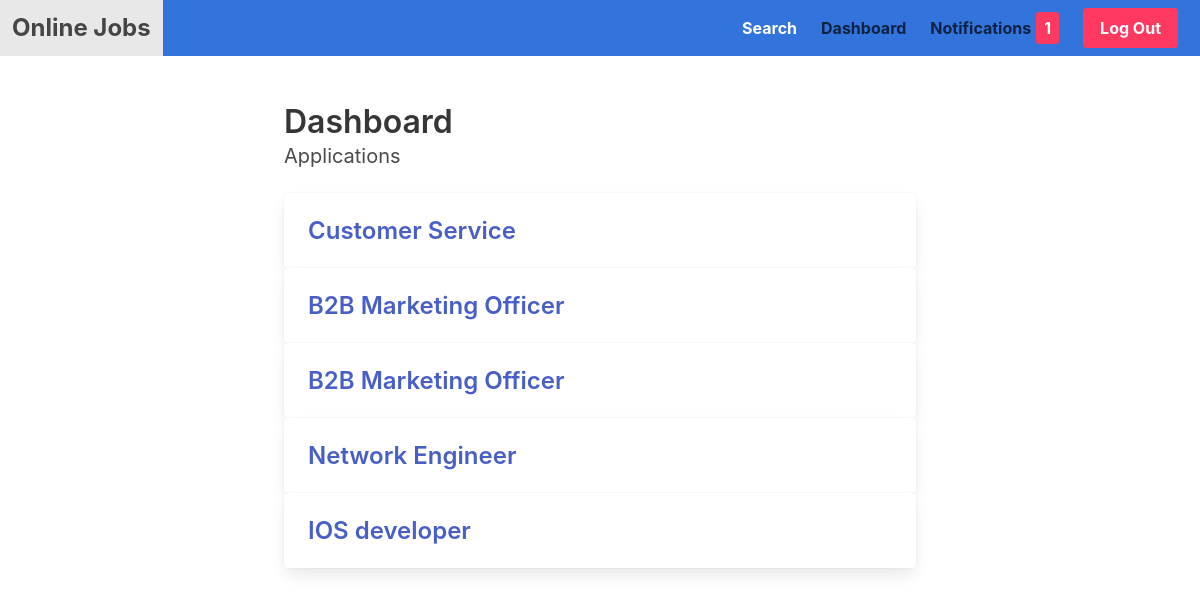
Screenshot of /dashboard/ (signed in) with the database file from the repository.
### apps/job/models.py (models this page shows, shortened)
class Application(models.Model):
	job = models.ForeignKey(Job, related_name='applications', on_delete=models.CASCADE)
	content = models.TextField()
	experience = models.TextField()
	created_by = models.ForeignKey(User, related_name='applications', on_delete=models.CASCADE)
	created_at = models.DateTimeField(auto_now_add=True)

class Job(models.Model):
	created_by = models.ForeignKey(User, on_delete=models.CASCADE, null=True)
	SIZE_1_9 = 'size_1-9'
	SIZE_10_49 = 'size_10-49'
	SIZE_50_99 = 'size_50-99'
	SIZE_100 = 'size_100'
	CHOICES_SIZE = (
		(SIZE_1_9, '1-9'),
		(SIZE_10_49, '10-49'),
		(SIZE_50_99, '50-99'),
		(SIZE_100, '100+'),
		)
	ACTIVE = 'active'
	EMPLOYED = 'employed'
	ARCHIVED = 'archived'
	CHOICES_STATUS = (
        (ACTIVE, 'Active'),
        (EMPLOYED, 'Employed'),
        (ARCHIVED, 'Archived'),
        )
	title = models.CharField(max_length=255)
	short_description = models.TextField()
	long_description = models.TextField(blank=True, null=True)
	company_name = models.CharField(max_length=255)
	company_address = models.CharField(max_length=255, blank=True, null=True)
	company_zipcode = models.CharField(max_length=255, blank=True, null=True)
	company_place = models.CharField(max_length=255, blank=True, null=True)
	company_country = models.CharField(max_length=255, blank=True, null=True)
	company_size = models.CharField(max_length=20, choices=CHOICES_SIZE, default=SIZE_1_9)
	created_by = models.ForeignKey(User, related_name='jobs', on_delete=models.CASCADE)
	created_at = models.DateTimeField(auto_now_add=True)
	changed_at = models.DateTimeField(auto_now=True)
	status = models.CharField(max_length=20, choices=CHOICES_STATUS, default=ACTIVE)

### apps/userprofile/views.py (the view)
# urls.py: path('', dashboard, name='dashboard'),
@login_required
def dashboard(request):
	return render(request, 'userprofile/dashboard.html', {'userprofile': request.user.userprofile})

### apps/notification/context_processors.py (called while the page is built)
def notifications(request):
	if request.user.is_authenticated:
		return {'notifications': request.user.notifications.filter(is_read=False)}
	else:
		return {'notifications': []}

### apps/userprofile/templates/userprofile/dashboard.html (shortened to what this page needs)
{% extends 'core/base.html' %}
{% block content %}
    <div class="container">
        <div class="columns">
            <div class="column is-8 is-offset-2">
                <h1 class="title">Dashboard</h1>
                {% if userprofile.is_employer %}
                    <h2 class="subtitle">Jobs</h2>
                    <a href="{% url 'add_job' %}" class="button is-success">Add Job</a>
                    {% for job in request.user.jobs.all %}
                        <div class="job-card">
                            <div class="card">
                                <div class="card-content">
                                    <p class="title is-4"><a href="{% url 'view_dashboard_job' job.id %}">{{ job.title }}</a></p>
                                    <p class="subtitle is-6">{{ job.get_status_display }}</p>
                                </div>
                            </div>
                        </div>
                    {% empty %}
                        <p class="notification is-info">You don't have any jobs yet...</p>
                    {% endfor %}
                {% else %}
                    <h2 class="subtitle">Applications</h2>
                    {% for application in request.user.applications.all %}
                        <div class="application-card">
                            <div class="card">
                                <div class="card-content">
                                    <p class="title is-4"><a href="{% url 'view_application' application.id %}">{{ application.job.title }}</a></p>
                                </div>
                            </div>
                        </div>
                    {% empty %}
                        <p class="notification is-info">You haven't applied for any jobs yet...</p>
                    {% endfor %}
                {% endif %}
            </div>
        </div>
    </div>
{% endblock %}

### rows the page displays
Application: job "Customer Service"
Application: job "B2B Marketing Officer"
Application: job "B2B Marketing Officer"
Application: job "Network Engineer"
Application: job "IOS developer"

### other values shown
{{ notifications.count }} "1"
